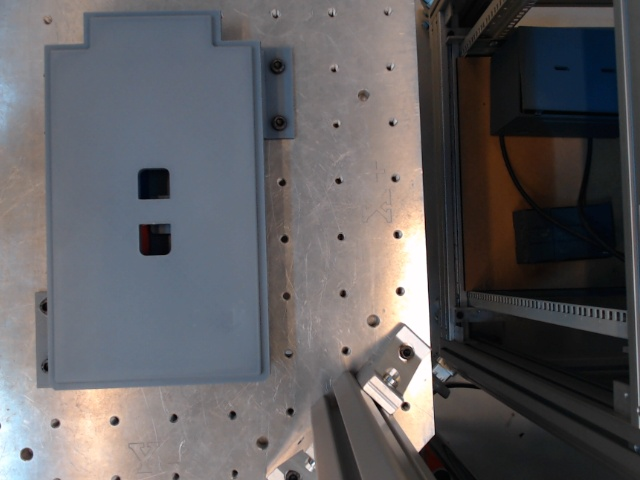
#> input picture UR5/snapshot.jpg, 640 x 480 px, given in place of the camera
$ python camera.py
#> lines starting #> are read from the running program, lines starting #| are printed output that depends on the picture
### UR5/util.py
import numpy as np
import cv2


def get_limits(color):
    c = np.uint8([[color]])  # BGR values
    hsvC = cv2.cvtColor(c, cv2.COLOR_BGR2HSV)

    hue = hsvC[0][0][0]  # Get the hue value

    # Handle red hue wrap-around
    if hue >= 165:  # Upper limit for divided red hue
        lowerLimit = np.array([hue - 10, 100, 100], dtype=np.uint8)
        upperLimit = np.array([180, 255, 255], dtype=np.uint8)
    elif hue <= 15:  # Lower limit for divided red hue
        lowerLimit = np.array([0, 100, 100], dtype=np.uint8)
        upperLimit = np.array([hue + 10, 255, 255], dtype=np.uint8)
    else:
        lowerLimit = np.array([hue - 10, 100, 100], dtype=np.uint8)
        upperLimit = np.array([hue + 10, 255, 255], dtype=np.uint8)

    return lowerLimit, upperLimit

### UR5/camera.py
"""
camera.py
---------
Snapshot-based color blob detector for pick-and-place work order generation.

Internally the blob detector represents each detected region as a circle
with a center point (kp.pt) and diameter (kp.size). We draw rectangles
over these for clarity, but the detection itself is circle-based.

Setup workflow (run once):
    python camera.py --focus    →  tune focus, paste value into FOCUS below
    python camera.py --adjust   →  tune trim, paste values into CROP below
    python camera.py            →  verify detection, tune BLOB params if needed
"""

import cv2
import numpy as np
import argparse
from util import get_limits

# ═══════════════════════════════════════════════════════════════
# PARAMETERS  —  only edit values in this section
# ═══════════════════════════════════════════════════════════════

# Camera
CAMERA_INDEX = 1
RESOLUTION   = (1920, 1080)
FOCUS        = 0          # manual focus value (run --focus to tune)

# Detection
EXPECTED_COUNT = 8
COLORS = {
    'red':  [0, 0, 255],
    'blue': [255, 0, 0],
}

# Trim  —  fraction to cut from each side (0.0 = none, 0.5 = half)
# Run --adjust to tune these visually
CROP = {
    'trim_top':    0.04,
    'trim_bottom': 0.15,
    'trim_left':   0.16,
    'trim_right':  0.52,
}

# Blob detector parameters
# The detector internally fits a circle to each blob region.
# kp.pt   = center of the circle (x, y)
# kp.size = diameter of the circle
#
# min/max_area     — controls the valid size range for a module blob
# min_circularity  — how close to a perfect circle (1.0). Keep low for rectangles
# min_convexity    — how convex the shape must be. Keep low for notched modules
# min_inertia      — how elongated the shape can be. 0.01 allows any elongation
BLOB = {
    'min_threshold':   10,
    'max_threshold':   200,
    'min_area':        500,    # lower catches smaller/partial blobs
    'max_area':        25000,  # reduced to prevent two adjacent modules merging
    'min_circularity': 0.05,   # very low — modules are rectangular not circular
    'min_convexity':   0.1,    # low — side notches reduce convexity
    'min_inertia':     0.01,   # low — allows elongated shapes
}

# Morphological kernel size
# Smaller = less gap-filling between adjacent modules (prevents merging)
# Larger  = better at filling holes/notches inside a single module
MORPH_KERNEL = 11

# ═══════════════════════════════════════════════════════════════
# END OF PARAMETERS
# ═══════════════════════════════════════════════════════════════


def should_pick(color: str) -> bool:
    """Pick rule — red = pick, blue = skip. Change here if logic changes."""
    return color == 'red'


def configure_camera(cap) -> None:
    """Lock resolution and disable autofocus."""
    cap.set(cv2.CAP_PROP_FRAME_WIDTH,  RESOLUTION[0])
    cap.set(cv2.CAP_PROP_FRAME_HEIGHT, RESOLUTION[1])
    cap.set(cv2.CAP_PROP_AUTOFOCUS, 0)
    cap.set(cv2.CAP_PROP_FOCUS, FOCUS)
    w = cap.get(cv2.CAP_PROP_FRAME_WIDTH)
    h = cap.get(cv2.CAP_PROP_FRAME_HEIGHT)
    print(f"[camera] {w:.0f}x{h:.0f}  focus={FOCUS}")


def apply_trim(frame) -> np.ndarray:
    """Slice the frame to the work area — no rescaling, no quality loss."""
    h, w = frame.shape[:2]
    y1 = int(h * CROP['trim_top'])
    y2 = int(h * (1.0 - CROP['trim_bottom']))
    x1 = int(w * CROP['trim_left'])
    x2 = int(w * (1.0 - CROP['trim_right']))
    return frame[y1:y2, x1:x2]


def make_blob_detector() -> cv2.SimpleBlobDetector:
    """
    Build the blob detector from BLOB parameters.
    The detector fits a circle to each blob and returns center + diameter.
    """
    p = cv2.SimpleBlobDetector_Params()
    p.minThreshold        = BLOB['min_threshold']
    p.maxThreshold        = BLOB['max_threshold']
    p.filterByArea        = True
    p.minArea             = BLOB['min_area']
    p.maxArea             = BLOB['max_area']
    p.filterByCircularity = True
    p.minCircularity      = BLOB['min_circularity']
    p.filterByConvexity   = True
    p.minConvexity        = BLOB['min_convexity']
    p.filterByInertia     = True
    p.minInertiaRatio     = BLOB['min_inertia']
    p.filterByColor       = False
    return cv2.SimpleBlobDetector_create(p)


# Single shared detector instance
DETECTOR = make_blob_detector()


def detect_blobs(frame, color_name, bgr_value) -> list:
    """
    Full detection pipeline for one color:
      blur → HSV mask → open → close → invert → blob detect

    The blob detector returns keypoints where:
      kp.pt   = (cx, cy) center of the fitted circle
      kp.size = diameter of the fitted circle

    We convert the circle into a square bbox for display.
    """
    blurred = cv2.GaussianBlur(frame, (5, 5), 0)

    hsv = cv2.cvtColor(blurred, cv2.COLOR_BGR2HSV)
    lower, upper = get_limits(color=bgr_value)
    mask = cv2.inRange(hsv, lower, upper)

    kernel = np.ones((MORPH_KERNEL, MORPH_KERNEL), np.uint8)
    mask = cv2.morphologyEx(mask, cv2.MORPH_OPEN,  kernel)  # remove noise specks
    mask = cv2.morphologyEx(mask, cv2.MORPH_CLOSE, kernel)  # fill holes/notches

    # Invert — blob detector needs dark blobs on white background
    keypoints = DETECTOR.detect(cv2.bitwise_not(mask))

    # Convert each keypoint circle into a block dict
    return [
        {
            'color': color_name,
            'pixel': (int(kp.pt[0]), int(kp.pt[1])),          # circle center
            'bbox':  (int(kp.pt[0] - kp.size / 2),            # square bbox
                      int(kp.pt[1] - kp.size / 2),            # derived from
                      int(kp.pt[0] + kp.size / 2),            # circle radius
                      int(kp.pt[1] + kp.size / 2)),
        }
        for kp in keypoints
    ]


def build_work_order(frame) -> list:
    """
    Detect all blocks, sort left-to-right then top-to-bottom,
    assign index and pick flag to each.
    """
    all_blocks = []
    for color_name, bgr_value in COLORS.items():
        all_blocks.extend(detect_blobs(frame, color_name, bgr_value))

    # Sort: left to right (X), then top to bottom (Y)
    all_blocks.sort(key=lambda b: (b['pixel'][0], b['pixel'][1]))

    for i, block in enumerate(all_blocks):
        block['index'] = i
        block['pick']  = should_pick(block['color'])

    return all_blocks


def draw_results(frame, work_order) -> None:
    """Draw boxes, center dots, and labels on the frame in place."""
    style = {
        'red':  {'border': (0, 0, 255), 'fill': (0, 0, 180)},
        'blue': {'border': (255, 0, 0), 'fill': (180, 0, 0)},
    }

    for b in work_order:
        x1, y1, x2, y2 = b['bbox']
        cx, cy          = b['pixel']
        s               = style[b['color']]

        overlay = frame.copy()
        cv2.rectangle(overlay, (x1, y1), (x2, y2), s['fill'], -1)
        cv2.addWeighted(overlay, 0.3, frame, 0.7, 0, frame)
        cv2.rectangle(frame, (x1, y1), (x2, y2), s['border'], 2)
        cv2.circle(frame, (cx, cy), 4, (255, 255, 255), -1)  # blob center dot

        cv2.putText(frame, f"#{b['index']}",
                    (x1 + 4, y1 + 16), cv2.FONT_HERSHEY_SIMPLEX, 0.45, (255, 255, 255), 1)

        label       = "PICK" if b['pick'] else "SKIP"
        label_color = (0, 255, 0) if b['pick'] else (0, 165, 255)
        cv2.putText(frame, label,
                    (cx - 18, cy + 5), cv2.FONT_HERSHEY_SIMPLEX, 0.5, label_color, 2)

    cv2.putText(frame, f"Detected: {len(work_order)}/{EXPECTED_COUNT}",
                (10, 30), cv2.FONT_HERSHEY_SIMPLEX, 0.6, (255, 255, 255), 2)
    cv2.putText(frame, "Press any key to continue ...",
                (10, 55), cv2.FONT_HERSHEY_SIMPLEX, 0.5, (180, 180, 180), 1)


# ─────────────────────────────────────────────
# Adjustment modes
# ─────────────────────────────────────────────

# [77 lines left out: functions adjust_trim, adjust_focus, not called in this run]


# ─────────────────────────────────────────────
# Public entry point
# ─────────────────────────────────────────────

def capture_work_order() -> list:
    """
    Grab one snapshot, trim, detect, display, return work order.
    Call once at program startup before the robot loop.
    """
    cap = cv2.VideoCapture(CAMERA_INDEX)
    if not cap.isOpened():
        print(f"[camera] ERROR: could not open camera {CAMERA_INDEX}")
        return []

    configure_camera(cap)
    ret, frame = cap.read()
#> frame is the input picture: shape (480, 640, 3); mean B, G, R 96.2, 93.8, 95.5
    cap.release()

    if not ret:
        print("[camera] ERROR: failed to capture frame")
        return []

    frame      = apply_trim(frame)
#> in apply_trim, `return frame[y1:y2, x1:x2]`:
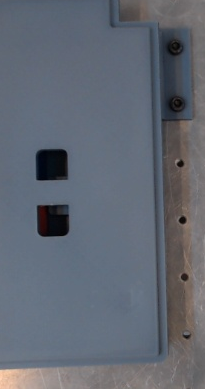
#> returned value: shape (389, 205, 3); mean of channels 0, 1, 2 114.3, 103.5, 97.5; drawn as B, G, R
    work_order = build_work_order(frame)
#> after the loop in build_work_order, `for color_name, bgr_value in COLORS.items():`: all_blocks = []
#> work_order = []

    if len(work_order) != EXPECTED_COUNT:
        print(f"[camera] WARNING: expected {EXPECTED_COUNT}, found {len(work_order)}")
#| [camera] WARNING: expected 8, found 0

    draw_results(frame, work_order)
#> in draw_results, `cv2.putText(frame, "Press any key to continue ...", (10, 55), cv2.FONT..`:
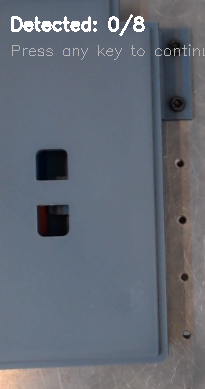
#> frame: shape (389, 205, 3); mean B, G, R 116.4, 105.9, 99.9
    cv2.imshow("Block Detection", frame)
    cv2.waitKey(0)
    cv2.destroyAllWindows()

    print("\n[camera] Work order:")
    for b in work_order:
        print(f"  #{b['index']}  {b['color'].upper():4s}  "
              f"{'PICK' if b['pick'] else 'SKIP'}  pixel={b['pixel']}")
#> this loop made 0 passes

    return work_order


# ─────────────────────────────────────────────
# Entry point
# ─────────────────────────────────────────────

if __name__ == "__main__":
    parser = argparse.ArgumentParser()
    parser.add_argument("--adjust", action="store_true", help="Tune trim window")
    parser.add_argument("--focus",  action="store_true", help="Tune focus")
    args = parser.parse_args()

    if args.adjust:
        adjust_trim()
    elif args.focus:
        adjust_focus()
    else:
        work_order = capture_work_order()
#> work_order = []
        print(f"\nPick array: {[b['pick'] for b in work_order]}")
#| Pick array: []
